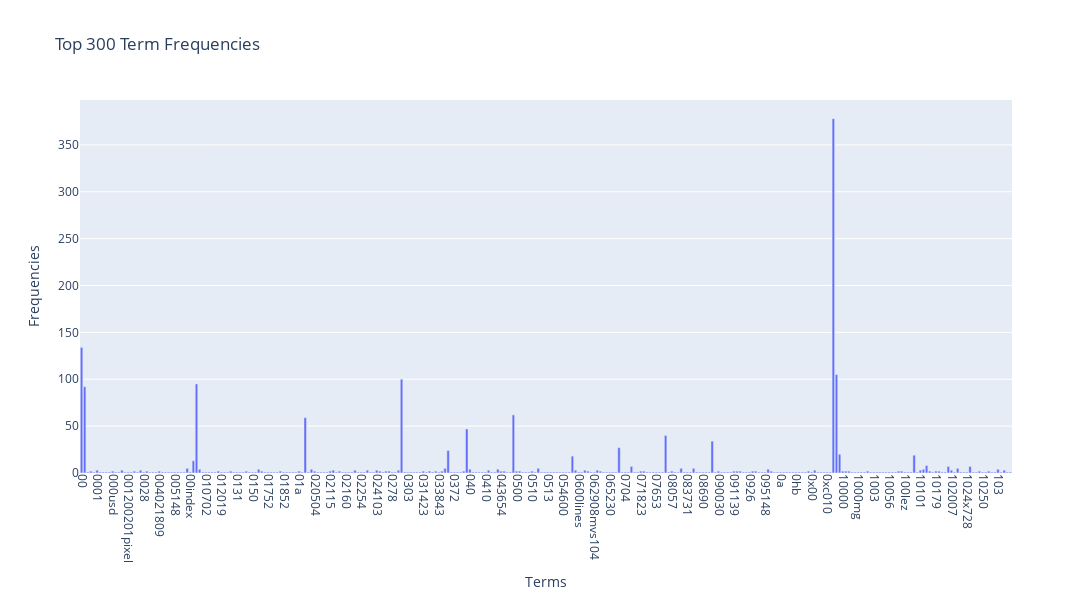

Source (notebook cell):
### Markdown cell above
### >>> **Exercise 12 (take home):**
If you want a nicer interactive visualization here, I would encourage you try to install and use plotly to achieve this.

### Code cell
# Answer here
import plotly.express as px

# Prepare data
terms = count_vect.get_feature_names_out()[:300]
freqs = term_frequencies[:300]

# Create bar chart
fig = px.bar(
    x=terms,
    y=freqs,
    labels={'x': 'Terms', 'y': 'Frequencies'},
    title="Top 300 Term Frequencies"
)

# Rotate x-axis labels for readability
fig.update_layout(
    xaxis=dict(tickangle=90),
    width=2000,
    height=600
)

fig.show()

### Figure 1 — Plotly figure (JSON) as saved in the notebook; plotly's stock layout.template omitted (floating-point values rounded to 4 significant figures; data arrays with more than 128 entries replaced by an {"elided": "..."} marker saying what was removed)
{"data": [{"hovertemplate": "Terms=%{x}<br>Frequencies=%{y}<extra></extra>", "legendgroup": "", "marker": {"color": "#636efa", "pattern": {"shape": ""}}, "name": "", "orientation": "v", "showlegend": false, "textposition": "auto", "type": "bar", "x": {"elided": "300 str values"}, "xaxis": "x", "y": {"elided": "300 int values"}, "yaxis": "y"}], "layout": {"barmode": "relative", "height": 600, "legend": {"tracegroupgap": 0}, "title": {"text": "Top 300 Term Frequencies"}, "width": 2000, "xaxis": {"anchor": "y", "domain": [0, 1], "tickangle": 90, "title": {"text": "Terms"}}, "yaxis": {"anchor": "x", "domain": [0, 1], "title": {"text": "Frequencies"}}}}
